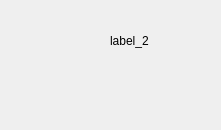
<?xml version="1.0" encoding="UTF-8"?>
<ui version="4.0">
 <class>MainWindow</class>
 <widget class="QMainWindow" name="MainWindow">
  <property name="geometry">
   <rect>
    <x>0</x>
    <y>0</y>
    <width>221</width>
    <height>130</height>
   </rect>
  </property>
  <property name="windowTitle">
   <string>MainWindow</string>
  </property>
  <widget class="QWidget" name="centralwidget">
   <widget class="QLabel" name="label">
    <property name="geometry">
     <rect>
      <x>10</x>
      <y>10</y>
      <width>71</width>
      <height>71</height>
     </rect>
    </property>
    <property name="text">
     <string/>
    </property>
    <property name="pixmap">
     <pixmap>:/icon/images/setting.png</pixmap>
    </property>
   </widget>
   <widget class="QLabel" name="label_2">
    <property name="geometry">
     <rect>
      <x>110</x>
      <y>10</y>
      <width>61</width>
      <height>61</height>
     </rect>
    </property>
    <property name="text">
     <string>label_2</string>
    </property>
   </widget>
  </widget>
 </widget>
 <resources/>
 <connections/>
</ui>
